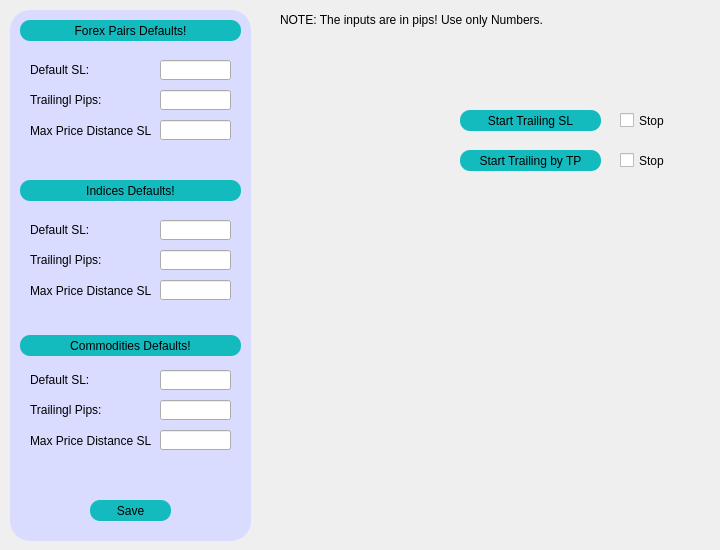
    <widget class="QWidget" name="stop_loss">
     <widget class="QWidget" name="setstop" native="true">
      <property name="geometry">
       <rect>
        <x>10</x>
        <y>10</y>
        <width>241</width>
        <height>531</height>
       </rect>
      </property>
      <property name="styleSheet">
       <string notr="true">#setstop{
background-color:rgb(217, 220, 255);
border-radius:20px;
padding:20px;
border:10px,solid, '#aafffa';
font: 10pt &quot;MV Boli&quot;;
border:2px solid '#14bbbe';}
</string>
      </property>
      <widget class="QPushButton" name="pushButton_15">
       <property name="geometry">
        <rect>
         <x>10</x>
         <y>10</y>
         <width>221</width>
         <height>21</height>
        </rect>
       </property>
       <property name="styleSheet">
        <string notr="true">*{
border-radius: 10px;
	font: 12pt &quot;MS Shell Dlg 2&quot;;
background-color:#14bbbe;
} 
</string>
       </property>
       <property name="text">
        <string>Forex Pairs Defaults!</string>
       </property>
      </widget>
      <widget class="QLabel" name="label_37">
       <property name="geometry">
        <rect>
         <x>20</x>
         <y>50</y>
         <width>71</width>
         <height>20</height>
        </rect>
       </property>
       <property name="styleSheet">
        <string notr="true">	font: 10pt &quot;MS Shell Dlg 2&quot;;
color:'#14bbbe';
</string>
       </property>
       <property name="text">
        <string>Default SL:</string>
       </property>
      </widget>
      <widget class="QLineEdit" name="fx_default">
       <property name="geometry">
        <rect>
         <x>150</x>
         <y>50</y>
         <width>71</width>
         <height>20</height>
        </rect>
       </property>
       <property name="text">
        <string/>
       </property>
      </widget>
      <widget class="QLineEdit" name="fx_trailer">
       <property name="geometry">
        <rect>
         <x>150</x>
         <y>80</y>
         <width>71</width>
         <height>20</height>
        </rect>
       </property>
       <property name="text">
        <string/>
       </property>
      </widget>
      <widget class="QLabel" name="label_38">
       <property name="geometry">
        <rect>
         <x>20</x>
         <y>80</y>
         <width>91</width>
         <height>20</height>
        </rect>
       </property>
       <property name="styleSheet">
        <string notr="true">	font: 10pt &quot;MS Shell Dlg 2&quot;;
color:'#14bbbe';
</string>
       </property>
       <property name="text">
        <string>Trailingl Pips:</string>
       </property>
      </widget>
      <widget class="QPushButton" name="pushButton_19">
       <property name="geometry">
        <rect>
         <x>10</x>
         <y>170</y>
         <width>221</width>
         <height>21</height>
        </rect>
       </property>
       <property name="styleSheet">
        <string notr="true">*{
border-radius: 10px;
	font: 12pt &quot;MS Shell Dlg 2&quot;;
background-color:#14bbbe;
} 
</string>
       </property>
       <property name="text">
        <string>Indices Defaults!</string>
       </property>
      </widget>
      <widget class="QPushButton" name="pushButton_20">
       <property name="geometry">
        <rect>
         <x>10</x>
         <y>325</y>
         <width>221</width>
         <height>21</height>
        </rect>
       </property>
       <property name="styleSheet">
        <string notr="true">*{
border-radius: 10px;
	font: 12pt &quot;MS Shell Dlg 2&quot;;
background-color:#14bbbe;
} 
</string>
       </property>
       <property name="text">
        <string>Commodities Defaults!</string>
       </property>
      </widget>
      <widget class="QPushButton" name="trailing_save">
       <property name="geometry">
        <rect>
         <x>80</x>
         <y>490</y>
         <width>81</width>
         <height>21</height>
        </rect>
       </property>
       <property name="cursor">
        <cursorShape>PointingHandCursor</cursorShape>
       </property>
       <property name="styleSheet">
        <string notr="true">
*{
border-radius: 10px;
background-color:#14bbbe;
	font: 12pt &quot;MS Shell Dlg 2&quot;;

} 
*:hover{
                        background: '#aafffa';
                    }</string>
       </property>
       <property name="text">
        <string>Save</string>
       </property>
      </widget>
      <widget class="QLabel" name="label_40">
       <property name="geometry">
        <rect>
         <x>20</x>
         <y>240</y>
         <width>91</width>
         <height>20</height>
        </rect>
       </property>
       <property name="styleSheet">
        <string notr="true">	font: 10pt &quot;MS Shell Dlg 2&quot;;
color:'#14bbbe';
</string>
       </property>
       <property name="text">
        <string>Trailingl Pips:</string>
       </property>
      </widget>
      <widget class="QLineEdit" name="ind_trailer">
       <property name="geometry">
        <rect>
         <x>150</x>
         <y>240</y>
         <width>71</width>
         <height>20</height>
        </rect>
       </property>
       <property name="text">
        <string/>
       </property>
      </widget>
      <widget class="QLabel" name="label_41">
       <property name="geometry">
        <rect>
         <x>20</x>
         <y>210</y>
         <width>71</width>
         <height>20</height>
        </rect>
       </property>
       <property name="styleSheet">
        <string notr="true">	font: 10pt &quot;MS Shell Dlg 2&quot;;
color:'#14bbbe';
</string>
       </property>
       <property name="text">
        <string>Default SL:</string>
       </property>
      </widget>
      <widget class="QLineEdit" name="ind_default">
       <property name="geometry">
        <rect>
         <x>150</x>
         <y>210</y>
         <width>71</width>
         <height>20</height>
        </rect>
       </property>
       <property name="text">
        <string/>
       </property>
      </widget>
      <widget class="QLabel" name="label_44">
       <property name="geometry">
        <rect>
         <x>20</x>
         <y>420</y>
         <width>121</width>
         <height>21</height>
        </rect>
       </property>
       <property name="styleSheet">
        <string notr="true">	font: 9pt &quot;MS Shell Dlg 2&quot;;
color:'#14bbbe';
</string>
       </property>
       <property name="text">
        <string>Max Price Distance SL:</string>
       </property>
      </widget>
      <widget class="QLineEdit" name="com_default">
       <property name="geometry">
        <rect>
         <x>150</x>
         <y>360</y>
         <width>71</width>
         <height>20</height>
        </rect>
       </property>
       <property name="text">
        <string/>
       </property>
      </widget>
      <widget class="QLabel" name="label_45">
       <property name="geometry">
        <rect>
         <x>20</x>
         <y>390</y>
         <width>91</width>
         <height>20</height>
        </rect>
       </property>
       <property name="styleSheet">
        <string notr="true">	font: 10pt &quot;MS Shell Dlg 2&quot;;
color:'#14bbbe';
</string>
       </property>
       <property name="text">
        <string>Trailingl Pips:</string>
       </property>
      </widget>
      <widget class="QLineEdit" name="com_trailer">
       <property name="geometry">
        <rect>
         <x>150</x>
         <y>390</y>
         <width>71</width>
         <height>20</height>
        </rect>
       </property>
       <property name="text">
        <string/>
       </property>
      </widget>
      <widget class="QLabel" name="label_46">
       <property name="geometry">
        <rect>
         <x>20</x>
         <y>360</y>
         <width>71</width>
         <height>20</height>
        </rect>
       </property>
       <property name="styleSheet">
        <string notr="true">	font: 10pt &quot;MS Shell Dlg 2&quot;;
color:'#14bbbe';
</string>
       </property>
       <property name="text">
        <string>Default SL:</string>
       </property>
      </widget>
      <widget class="QLineEdit" name="com_distance">
       <property name="geometry">
        <rect>
         <x>150</x>
         <y>420</y>
         <width>71</width>
         <height>20</height>
        </rect>
       </property>
       <property name="text">
        <string/>
       </property>
      </widget>
      <widget class="QLabel" name="label_47">
       <property name="geometry">
        <rect>
         <x>20</x>
         <y>270</y>
         <width>121</width>
         <height>21</height>
        </rect>
       </property>
       <property name="styleSheet">
        <string notr="true">	font: 9pt &quot;MS Shell Dlg 2&quot;;
color:'#14bbbe';
</string>
       </property>
       <property name="text">
        <string>Max Price Distance SL:</string>
       </property>
      </widget>
      <widget class="QLineEdit" name="ind_distance">
       <property name="geometry">
        <rect>
         <x>150</x>
         <y>270</y>
         <width>71</width>
         <height>20</height>
        </rect>
       </property>
       <property name="text">
        <string/>
       </property>
      </widget>
      <widget class="QLabel" name="label_48">
       <property name="geometry">
        <rect>
         <x>20</x>
         <y>110</y>
         <width>121</width>
         <height>21</height>
        </rect>
       </property>
       <property name="styleSheet">
        <string notr="true">	font: 9pt &quot;MS Shell Dlg 2&quot;;
color:'#14bbbe';
</string>
       </property>
       <property name="text">
        <string>Max Price Distance SL:</string>
       </property>
      </widget>
      <widget class="QLineEdit" name="fx_distance">
       <property name="geometry">
        <rect>
         <x>150</x>
         <y>110</y>
         <width>71</width>
         <height>20</height>
        </rect>
       </property>
       <property name="text">
        <string/>
       </property>
      </widget>
     </widget>
     <widget class="QPushButton" name="start_trailing">
      <property name="geometry">
       <rect>
        <x>460</x>
        <y>110</y>
        <width>141</width>
        <height>21</height>
       </rect>
      </property>
      <property name="cursor">
       <cursorShape>PointingHandCursor</cursorShape>
      </property>
      <property name="styleSheet">
       <string notr="true">
*{
border-radius: 10px;
background-color:#14bbbe;
	font: 11pt &quot;MS Shell Dlg 2&quot;;

} 
*:hover{
                        background: '#aafffa';
                    }</string>
      </property>
      <property name="text">
       <string>Start Trailing SL</string>
      </property>
     </widget>
     <widget class="QLabel" name="label_95">
      <property name="geometry">
       <rect>
        <x>280</x>
        <y>10</y>
        <width>431</width>
        <height>20</height>
       </rect>
      </property>
      <property name="styleSheet">
       <string notr="true">	font: 10pt &quot;MS Shell Dlg 2&quot;;
color:'#14bbbe';
</string>
      </property>
      <property name="text">
       <string>NOTE: The inputs are in pips! Use only Numbers.</string>
      </property>
     </widget>
     <widget class="QPushButton" name="start_trailing_tp">
      <property name="geometry">
       <rect>
        <x>460</x>
        <y>150</y>
        <width>141</width>
        <height>21</height>
       </rect>
      </property>
      <property name="cursor">
       <cursorShape>PointingHandCursor</cursorShape>
      </property>
      <property name="styleSheet">
       <string notr="true">
*{
border-radius: 10px;
background-color:#14bbbe;
	font: 11pt &quot;MS Shell Dlg 2&quot;;

} 
*:hover{
                        background: '#aafffa';
                    }</string>
      </property>
      <property name="text">
       <string>Start Trailing by TP</string>
      </property>
     </widget>
     <widget class="QCheckBox" name="stop_sl">
      <property name="geometry">
       <rect>
        <x>620</x>
        <y>110</y>
        <width>61</width>
        <height>21</height>
       </rect>
      </property>
      <property name="styleSheet">
       <string notr="true">	font: 14pt &quot;MS Shell Dlg 2&quot;;
color:'#14bbbe';
</string>
      </property>
      <property name="text">
       <string>Stop</string>
      </property>
     </widget>
     <widget class="QCheckBox" name="stop_tp">
      <property name="geometry">
       <rect>
        <x>620</x>
        <y>150</y>
        <width>61</width>
        <height>21</height>
       </rect>
      </property>
      <property name="styleSheet">
       <string notr="true">	font: 14pt &quot;MS Shell Dlg 2&quot;;
color:'#14bbbe';
</string>
      </property>
      <property name="text">
       <string>Stop</string>
      </property>
     </widget>
    </widget>
